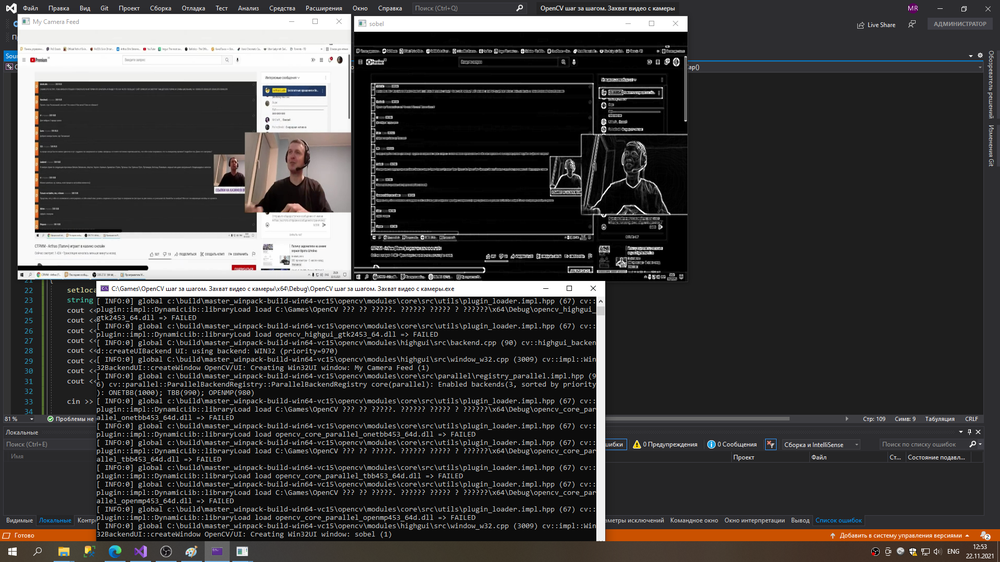
//> input picture sobel+kamera.png, 1000 x 562 px, shrunk from 1920 x 1080 before the run, given in place of the camera
$ ./код_собель_и_камера_он_был_и_до_этого_Source   (built with g++ and OpenCV 4)
//> lines starting //> are read from the running program, lines starting //| are printed output that depends on the picture
//#include "stdafx.h"

#include <opencv2/opencv.hpp>
#include <iostream>

using namespace cv;
using namespace std;

int main(int argc, char* argv[])
{
	//Open the default video camera
	VideoCapture cap(1);

	// if not success, exit program
	if (cap.isOpened() == false)
	{
		cout << "Cannot open the video camera" << endl;
		cin.get(); //wait for any key press
		return -1;
	}

	double dWidth = cap.get(CAP_PROP_FRAME_WIDTH); //get the width of frames of the video
	double dHeight = cap.get(CAP_PROP_FRAME_HEIGHT); //get the height of frames of the video

	cout << "Resolution of the video : " << dWidth << " x " << dHeight << endl;

	string window_name = "My Camera Feed";
	namedWindow(window_name); //create a window called "My Camera Feed"
	auto fps = cap.get(CAP_PROP_FPS); // frames per seconds
	auto delay = 1000 / fps;
	cout << "Çàäåðæêà â ìñ = " << delay << endl;
	while (true)
	{
		Mat frame;
		bool bSuccess = cap.read(frame); // read a new frame from video
//> frame is the input picture: 562 rows x 1000 cols, CV_8UC3; mean B, G, R 59.6, 60.3, 62

		//Breaking the while loop if the frames cannot be captured
		if (bSuccess == false)
		{
			cout << "Video camera is disconnected" << endl;
			cin.get(); //Wait for any key press
		break;
		}

		//show the frame in the created window
		auto time = clock();
		//cap >> frame; //ñ÷èòàåì ôðåéì
		imshow(window_name, frame);
		if (frame.channels() != 1) cvtColor(frame, frame, COLOR_RGB2GRAY);
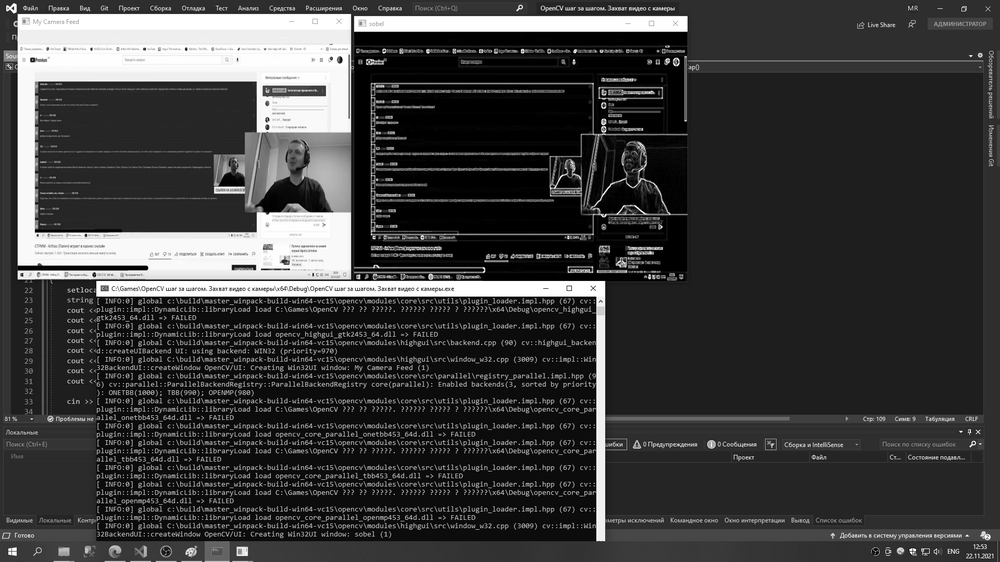
//> frame: 562 rows x 1000 cols, CV_8UC1; min 0, max 255, mean 60.3
		Mat x, y;
		Sobel(frame, x, CV_16S, 1, 0);
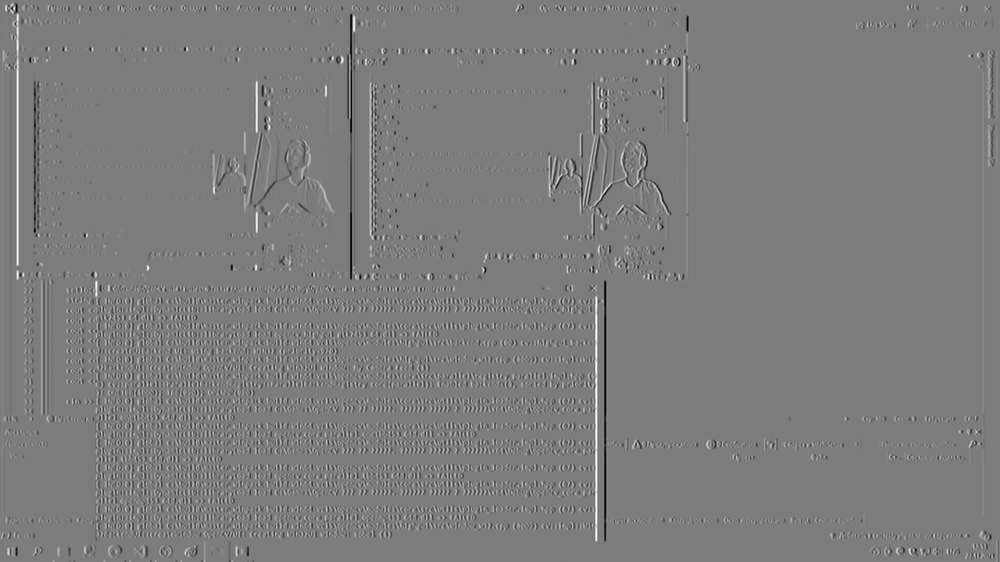
//> x: 562 rows x 1000 cols, CV_16SC1; min -977, max 1020, mean 0; drawn with min black and max white
		Sobel(frame, y, CV_16S, 0, 1);
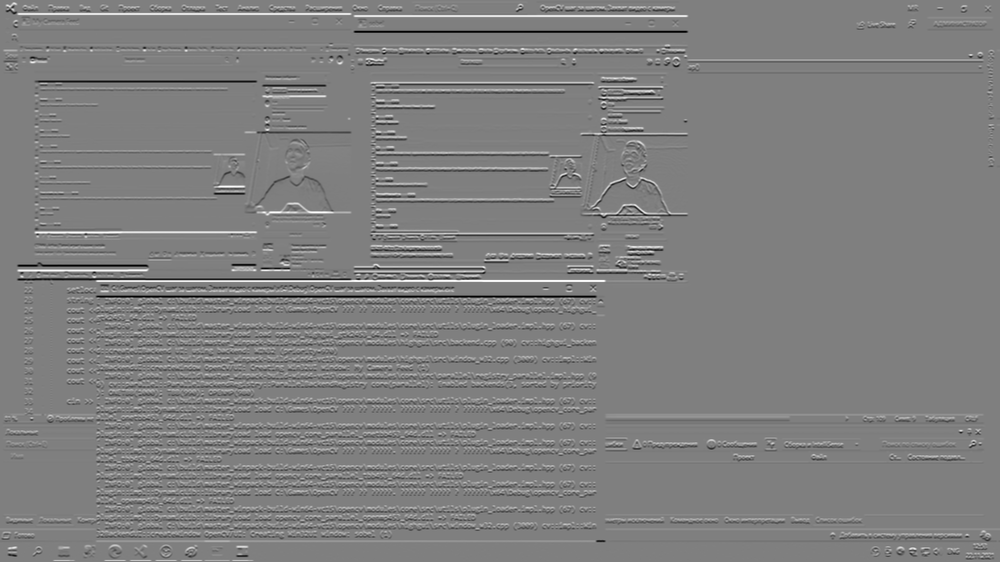
//> y: 562 rows x 1000 cols, CV_16SC1; min -1020, max 1020, mean 0.3; drawn with min black and max white
		// ìîäóëü ñîáåëÿ
		convertScaleAbs(x, x);
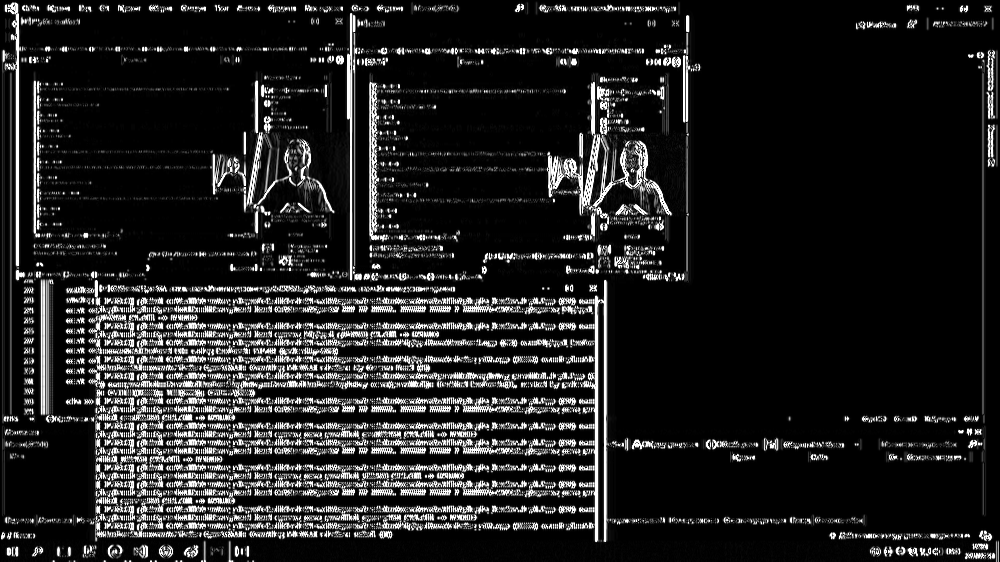
//> x: 562 rows x 1000 cols, CV_8UC1; min 0, max 255, mean 32.5
		convertScaleAbs(y, y);
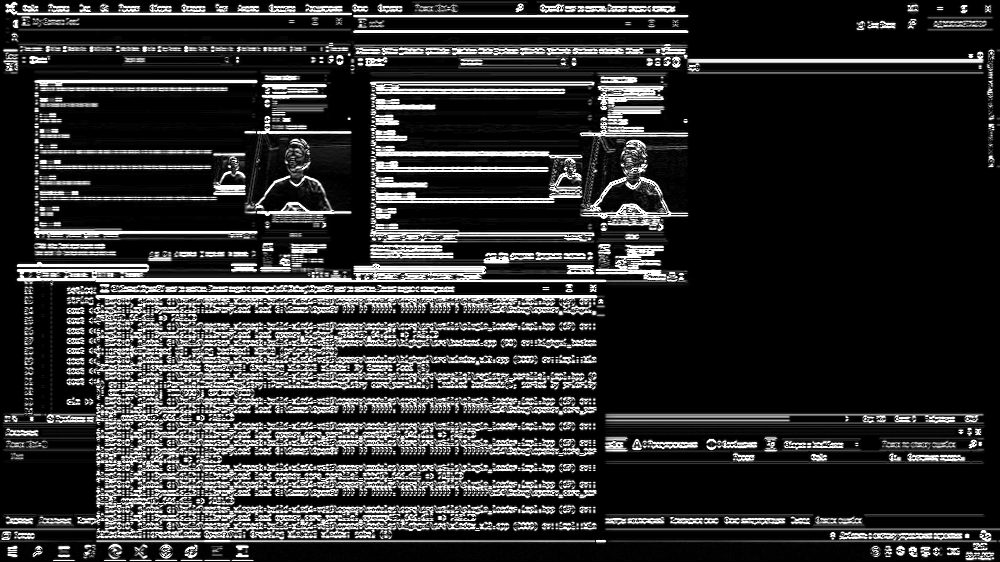
//> y: 562 rows x 1000 cols, CV_8UC1; min 0, max 255, mean 46.9
		addWeighted(x, 0.5, y, 0.5, 0, frame); //ñîâìåùàåì êàðòèíêè
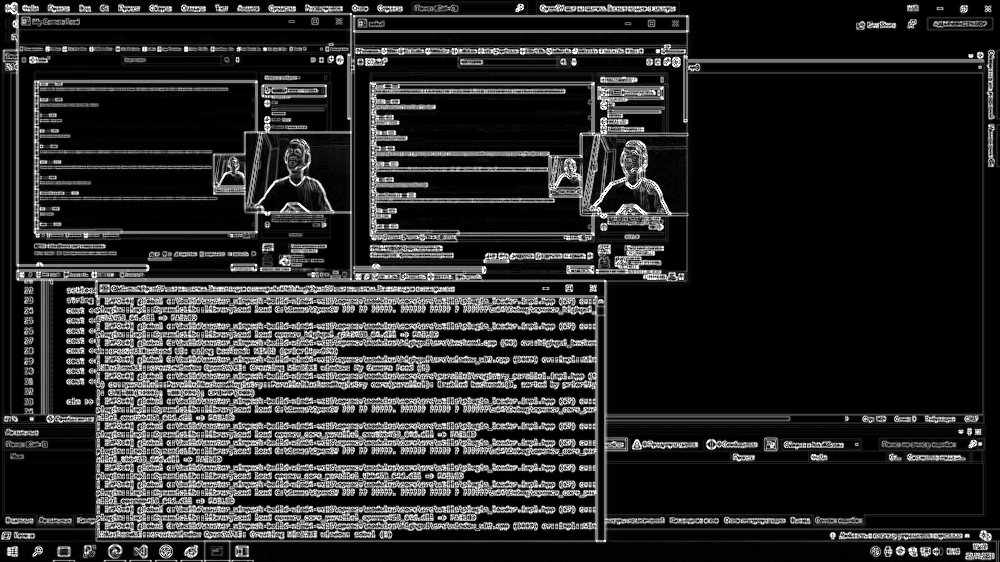
//> frame: 562 rows x 1000 cols, CV_8UC1; min 0, max 255, mean 39.7
		imshow("sobel", frame);
		// ñêîðîñòü âèäåî
		double time_work = (clock() - time) * 1000 / CLOCKS_PER_SEC;
		if (time_work > delay - 1) time_work = 1;
		else time_work = delay - time_work;
		//  åñëè îáðàáîòêà ñîáåëåì áîëüøå ÷åì çàäåðæêà òîãäà ïîëó÷èòñÿ îòðèöàòåëüíîå çíà÷åíèå(îøèáêà)
		/*int cap = waitKey(time_work);
		if (cap >= 0) break;*/


		//wait for for 10 ms until any key is pressed.
		//If the 'Esc' key is pressed, break the while loop.
		//If the any other key is pressed, continue the loop
		//If any key is not pressed withing 10 ms, continue the loop
		if (waitKey(10) == 27)
//> the Esc key is pressed
		{
		cout << "Esc key is pressed by user. Stoppig the video" << endl;
		break;
		}
	}


	// [30 lines of commented-out code are left out]

}
